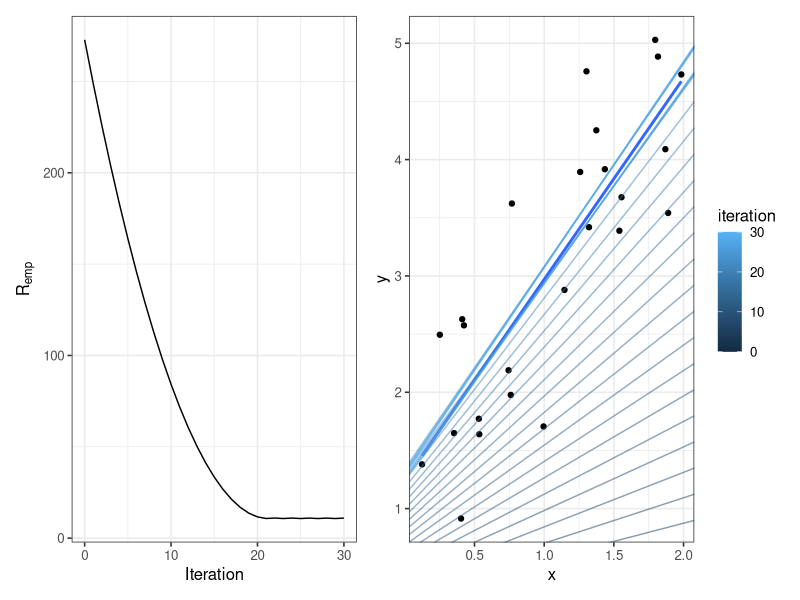

R code for this plot:
# Used in: slides-multivar-first-order-1-GD.tex
#
# Simulates gradient descent for a simple linear model and visualizes
# the RSS trajectory together with the fitted lines across iterations.

set.seed(1L)

library(ggplot2)
library(patchwork)

x = runif(25L, 0, 2)
design_matrix = cbind(1, x)
response = 1 + 2 * x + rnorm(length(x), sd = 1)

rss = function(theta) {
  sum((response - design_matrix %*% theta)^2)
}

rss_gradient = function(theta) {
  drop(-2 * crossprod(design_matrix, response - design_matrix %*% theta))
}

run_gradient_descent = function(theta0, step_size, n_steps) {
  trajectory = vector("list", length = n_steps + 1L)
  theta = theta0

  trajectory[[1L]] = data.frame(
    iteration = 0L,
    theta0 = theta[1],
    theta1 = theta[2],
    rss = rss(theta)
  )

  for (iter in seq_len(n_steps)) {
    gradient = rss_gradient(theta)
    theta = theta - step_size * gradient / sqrt(sum(gradient^2))

    trajectory[[iter + 1L]] = data.frame(
      iteration = iter,
      theta0 = theta[1],
      theta1 = theta[2],
      rss = rss(theta)
    )
  }

  do.call(rbind, trajectory)
}

trajectory = run_gradient_descent(theta0 = c(0, 0), step_size = 0.1, n_steps = 30L)

data_plot = ggplot(data.frame(x = x, y = response), aes(x = x, y = y)) +
  geom_point() +
  geom_smooth(method = "lm", se = FALSE) +
  theme_bw(base_size = 12)

rss_plot = ggplot(trajectory, aes(x = iteration, y = rss)) +
  geom_line() +
  labs(x = "Iteration", y = expression(R[emp])) +
  theme_bw(base_size = 12)

fit_plot = data_plot +
  geom_abline(
    data = trajectory,
    aes(intercept = theta0, slope = theta1, colour = iteration),
    alpha = 0.5
  )

combined_plot = (rss_plot + fit_plot) +
  plot_layout(nrow = 1, guides = "collect") &
  theme(legend.position = "right")

if (interactive()) {
  print(combined_plot)
}

ggsave(
  filename = "../figure/gradient_descent_lm.pdf",
  plot = combined_plot,
  width = 7,
  height = 2.5
)
